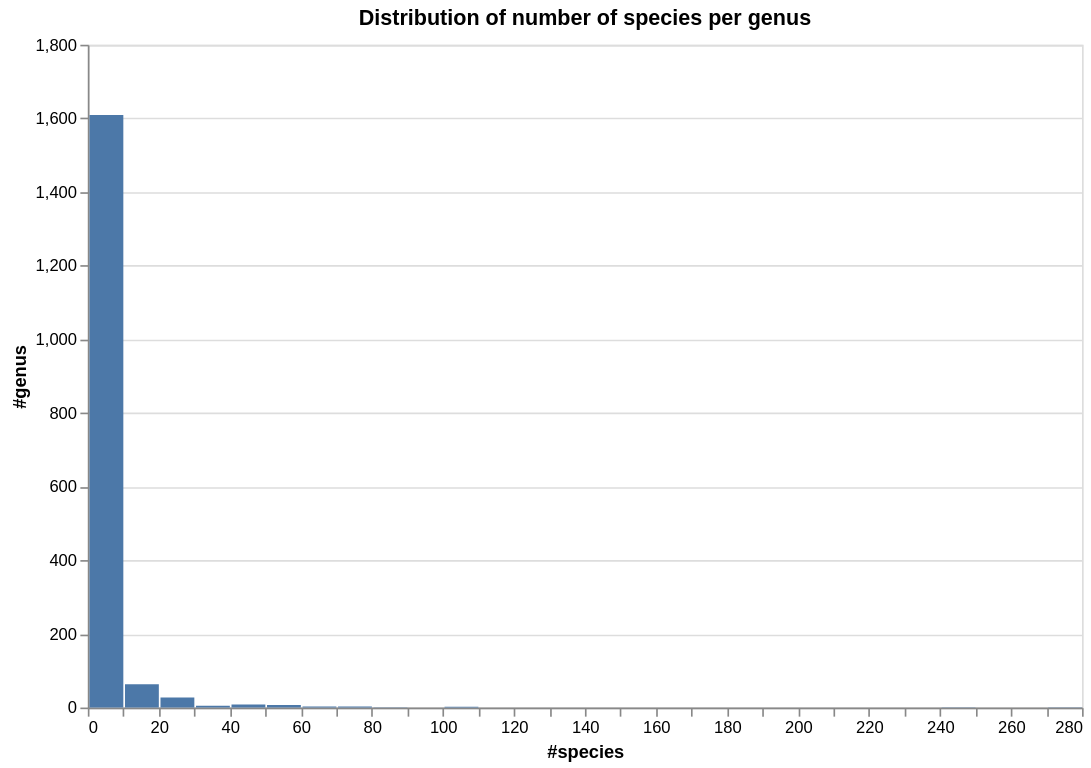

Write notebook code for a chart like this one.
### Code cell
# Assuming your DataFrame is 'df' with column 'number_of_samples'
alt.Chart(genus_stats).mark_bar().encode(
    alt.X("n_species:Q", bin=alt.Bin(maxbins=30), title="#species"),
    alt.Y("count()", title="#genus")
).properties(
    title="Distribution of number of species per genus",
    width=600,
    height=400
)

### Figure 1 — Vega-Lite specification as saved in the notebook (floating-point values rounded to 4 significant figures; data arrays with more than 128 entries replaced by an {"elided": "..."} marker saying what was removed)
{"config": {"view": {"continuousWidth": 300, "continuousHeight": 300}}, "data": {"name": "data-9ac89449891a13cb5a0835e08d7382cd"}, "mark": {"type": "bar"}, "encoding": {"x": {"bin": {"maxbins": 30}, "field": "n_species", "title": "#species", "type": "quantitative"}, "y": {"aggregate": "count", "title": "#genus", "type": "quantitative"}}, "height": 400, "title": "Distribution of number of species per genus", "width": 600, "$schema": "https://vega.github.io/schema/vega-lite/v5.17.0.json", "datasets": {"data-9ac89449891a13cb5a0835e08d7382cd": {"elided": "1730 records"}}}
